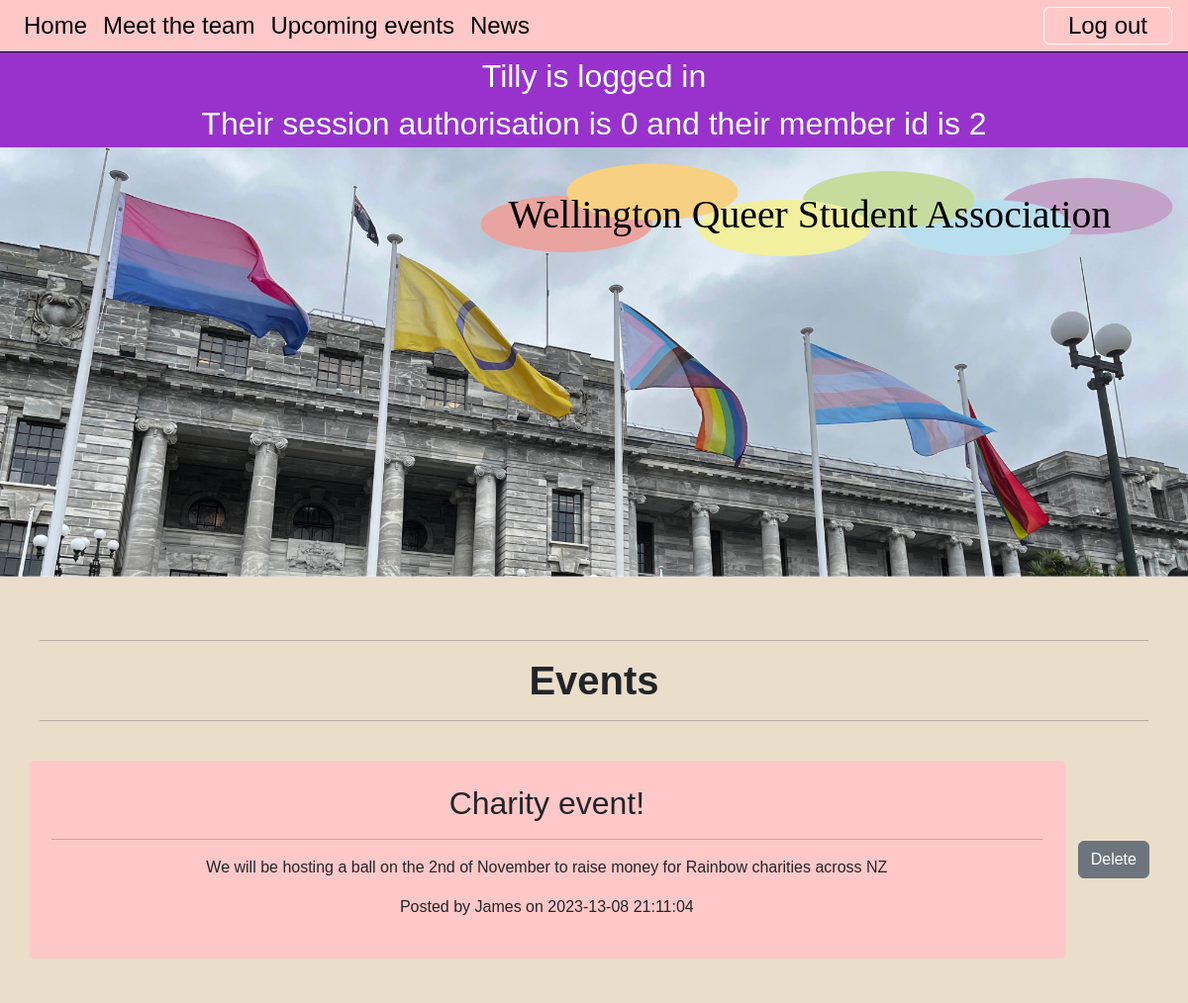
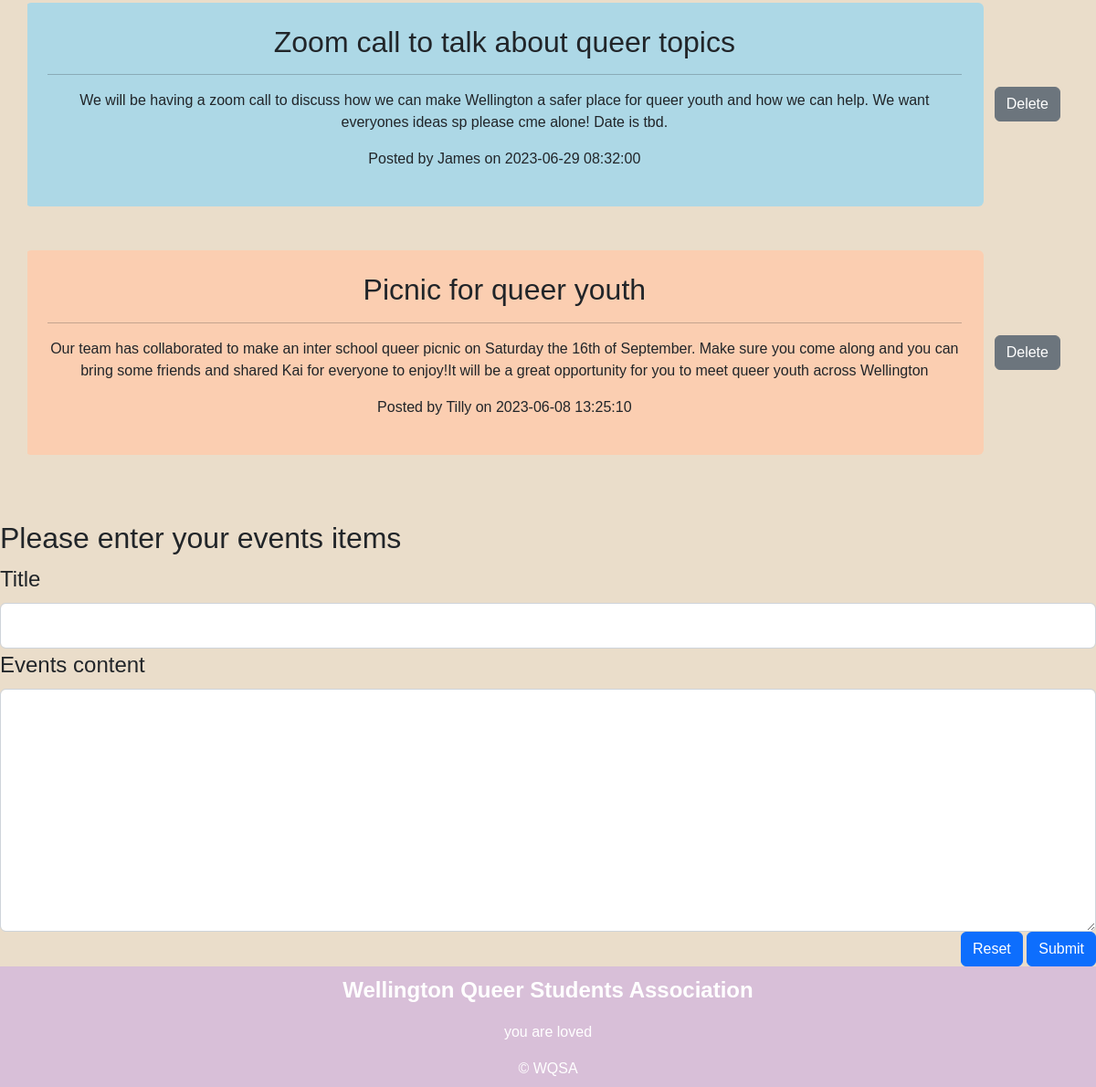
Page /upcoming_events (signed in) on the committed database (2 pictures, top to bottom).
### tables this page shows
CREATE TABLE member(
    member_id integer primary key autoincrement not null,
    name text not null,
    email text not null unique,
    password text not null,
    authorisation integer not null
);

CREATE TABLE events(
    events_id integer primary key autoincrement not null,
    events_title text not null unique,
    events_content text not null unique,
    events_date date not null,
    member_id integer not null,
    foreign key(member_id) references member(member_id)
);

### server.py (the view, shortened to what this page needs)
@app.route("/upcoming_events", methods=['GET', 'POST'])
def upcoming_events():
    data = request.args
    if request.method == "GET":
        if 'task' in data and data['task'] == 'delete':
            sql = "delete from events where events_id =?"
            values_tuple = (data['id'],)
            result = run_commit_query(sql, values_tuple, db_path)
            if not result:
                return render_template('error.html', error='Failed to delete events_id')
    sql = """select events.events_id, events.events_title, events.events_content, events.events_date, member.name
      from events
      join member on events.member_id = member.member_id
      order by events.events_date desc;
      """
    events = run_search_query_tuples(sql, (), db_path, True)
    return render_template("events.html", events=events)

### db_functions.py (called while the page is built)
def run_search_query_tuples(sql_query, values_tuple, file_path, rowfactory=False):
    result = None
    try:
        db = sqlite3.connect(file_path)
        if rowfactory:
            db.row_factory = sqlite3.Row
        cursor = db.cursor()
        cursor.execute(sql_query, values_tuple)
        result = cursor.fetchall()
        cursor.close()
    except sqlite3.Error as error:
        print("Error running search query tuples: {}".format(error))
        return None
    db.close()
    if result is None:
        print("No search values were found")
    return result

### templates/events.html (shortened to what this page needs)
{% extends "layout.html" %}
{% block content %}
    <div class="container-lg py-sm-5 py-1">
        <hr> <h1>Events</h1> <hr>
        {% for row in events %}
            <div class="row align-items-center">
                <div id="eventsid-{{loop.index}}" class="col p-4 my-4 container-sm rounded text-center">
                    <h2>{{row['events_title']}}</h2>
                    <hr/>
                    <p class="events-text"> {{row['events_content'] | replace("\n", "<br>") | safe}}</p>
                    <div class="events-meta">Posted by {{row['name']}} on {{row['events_date']}}</div>
                </div>
                {% if session and session['authorisation'] == 0 %}
                    <div class="events-meta col-sm-1">
                        <a class="btn btn-secondary" href="{{ url_for('upcoming_events', id=row['events_id'], task='delete')}}">Delete</a>
                    </div>
                {% endif %}
            </div>
        {% endfor %}
    </div>
    {% if session and ( session['authorisation'] == 0 or session['authorisation'] == 1 ) %}
        <h2>Please enter your events items</h2>
        <form action="{{url_for('upcoming_events', task='add')}}" method="POST">
            <div>
                <label for="events_title" class="form-label">Title</label>
                <input type="text" class="form-control" id="events_title" name="events_title" placeholder="" required>
            </div>
            <div>
                <label for="events_content" class="form-label">Events content</label>
                <textarea class="form-control" id="events_content" name="events_content" placeholder="" rows="7" required></textarea>
            </div>
            <div class="text-end">
                <button type="reset" class="btn btn-primary">Reset</button>
                <button type="submit" class="btn btn-primary">Submit</button>
            </div>
        </form>
    {% endif %}
{% endblock %}

### templates/layout.html (shortened to what this page needs)
<!DOCTYPE html>
<html lang="en">
<head>
    <link href="https://cdn.jsdelivr.net/npm/bootstrap@5.2.3/dist/css/bootstrap.min.css" rel="stylesheet">
    <link rel="stylesheet" href="static/styles.css">
</head>
<body>
    <div class="container-fluid">
        <nav class="navbar navbar-expand-lg px-3 py-0 A">
            <div class="collapse navbar-collapse" id="collapsibleNavbar">
                <ul class="navbar-nav">
                    <li class="nav-item">
                        <a class="nav-link" href="{{url_for('index')}}">Home</a>
                    </li>
                    <li class="nav-item">
                        <a class="nav-link" href="{{url_for('meet_the_team')}}">Meet the team</a>
                    </li>
                    <li class="nav-item">
                        <a class="nav-link" href="{{url_for('upcoming_events')}}">Upcoming events</a>
                    </li>
                    <li class="nav-item">
                        <a class="nav-link" href="{{url_for('news')}}">News</a>
                    </li>
                </ul>
                <div class="ms-auto">
                    {% if session %}
                    <a href="{{url_for('logout')}}" class="nav-link btn btn-outline">Log out</a>
                    {% else %}
                    <a href="{{url_for('get_involved')}}" class="nav-link btn btn-outline" >Get involved</a>
                    <a href="{{url_for('login')}}" class="nav-link btn btn-outline">Log in</a>
                    {% endif %}
                </div>
            </div>
        </nav>
    </div>
    {% if session %}
        <div class="session"> {{session['name']}} is logged in <br>
            Their session authorisation is {{session['authorisation']}} and their member id is {{session['member_id']}}
        </div>
    {% endif %}
    <img class="img-fluid" src="static/images_WQSA/flags_parliment_banner.svg" >
    {% block content %}
    {% endblock %}
    <footer class="container-fluid footer-content">
        <p>Wellington Queer Students Association</p>
        <p>you are loved</p>
        <div>&copy; WQSA</div>
    </footer>
</body>
</html>

### static/styles.css (style rules this page uses)
:root { --brand-green: rgb(167,209,202); --brand-paper: rgb(234, 221, 202); }
body { font-family: 'Raleway', sans-serif; font-size: 100%; background-color: var(--brand-paper); margin: 0; }
.container-fluid { border: 0px solid blue; padding: 0px; }
.container-lg { border: 4px solid pink; padding: 10px; }
h1 { font-size: 2.5em; text-align: center; font-weight: 600; margin: 0; }
.container-fluid { border: 0px solid pink; }
.container-lg { border: 0px solid pink; overflow: auto; }
.A { background-color: rgb(255, 200, 200); }
.B { background-color: rgb(251, 206, 177); }
.E { background-color: rgb(173,216,230); }
.row { border: 0px solid blue; }
.footer-content { background-color: rgb(216,191,216); text-align: center; padding: 0.5em 0 0.5em 0; color: white; }
.footer-content p:first-child { font-weight: 600; font-size: 1.5em; }
.navbar { --brand-green-pale: rgb(223, 237, 224); background-color: rgb(255, 200, 200); border-bottom: 1px solid black; }
.nav-link { font-size: 1.5em; color: black; }
.btn-outline { border: 1px solid white; padding: 0 1em; }
nav .btn-outline { display: inline-block; }
label, input[type='text'], input[type='email'], textarea { font-size: 1.5em !important; }
.session { background-color: darkorchid; color: azure; text-align: center; font-size: 2em; }

### rows in the picture
member: name "Tilly"
events: events_title "Charity event!", events_content "We will be hosting a ball on the 2nd of November to raise money for Rainbow charities across NZ", name "James", events_date "2023-13-08 21:11:04"
events: events_title "Zoom call to talk about queer topics", events_content "We will be having a zoom call to discuss how we can make Wellington a safer place for queer youth and how we can help. We want everyones ideas sp please cme alone! Date is tbd.", name "James", events_date "2023-06-29 08:32:00"
events: events_title "Picnic for queer youth", events_content "Our team has collaborated to make an inter school queer picnic on Saturday the 16th of September. Make sure you come along and you can bring some friends and shared Kai for everyone to enjoy!It will be a great opportunity for you to meet queer youth across Wellington", name "Tilly", events_date "2023-06-08 13:25:10"

### other values in the picture
{{ session['authorisation'] }} "0"
{{ session['member_id'] }} "2"
